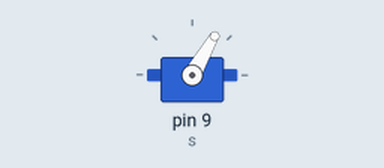
Recording of a sketch running on a simulated Arduino Uno, built with avr-gcc and run on an emulated ATmega328P. Parts: servo.

Above: at 0.05 s.
At 0.7 s:
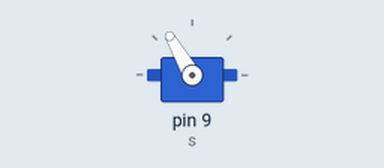
At 2.7 s:
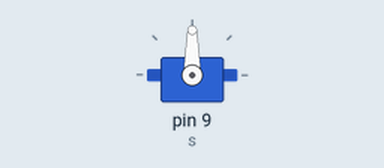
Timing chart, 0 to 6.3 s (numbered marks = the images above):
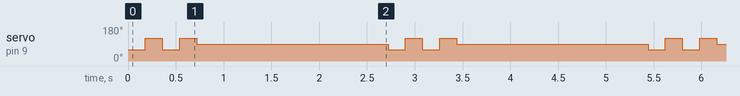

Measured:
- by itself, servo on pin 9 (s): repeats every 2.7 s: 60° 0.18 s, 120° 0.18 s, 90° 2.0 s, 60° 0.18 s, 120° 0.18 s

The sketch:

02_servo.ino
```cpp
/* Bring-up 2/5: SG90 servo.
 * Wire ONLY the servo: SIG=9, VCC=5V (or external module), GND=GND.
 * Expected: two small "nods" every 2 s, returning to center.
 * If the board resets when it moves, power the servo externally (see DESIGN.md).
 * Library: Servo (built in). */

#include <Servo.h>

Servo s;
const int REST = 90;

void setup() {
  s.attach(9);
  s.write(REST);
}

void loop() {
  for (int i = 0; i < 2; i++) {
    s.write(60);  delay(180);
    s.write(120); delay(180);
  }
  s.write(REST);
  delay(2000);
}
```
